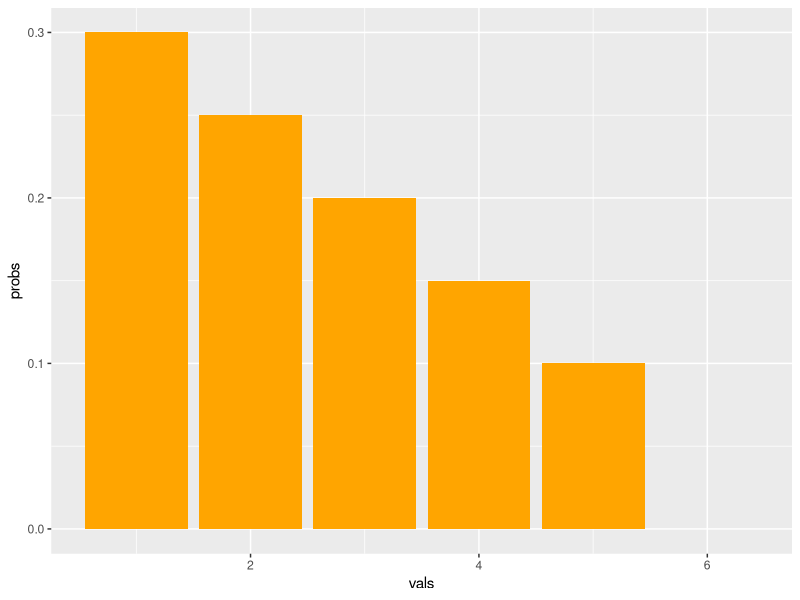
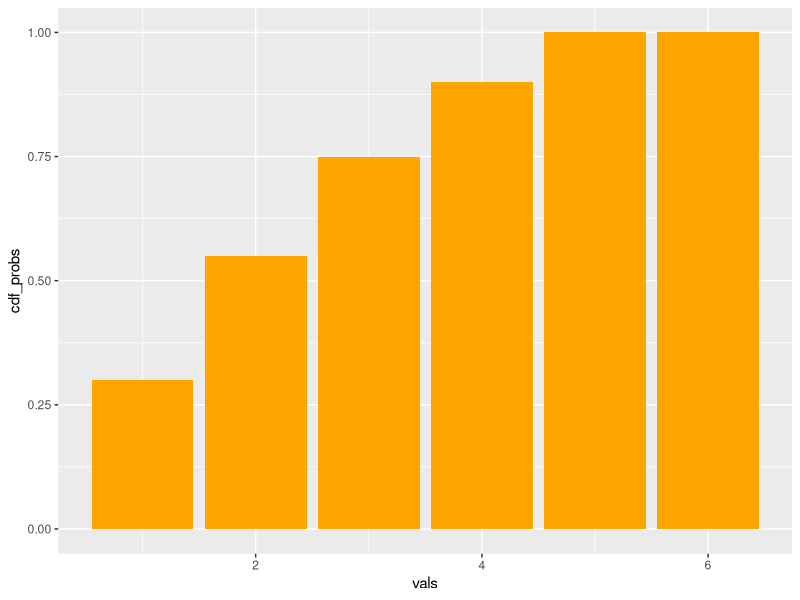
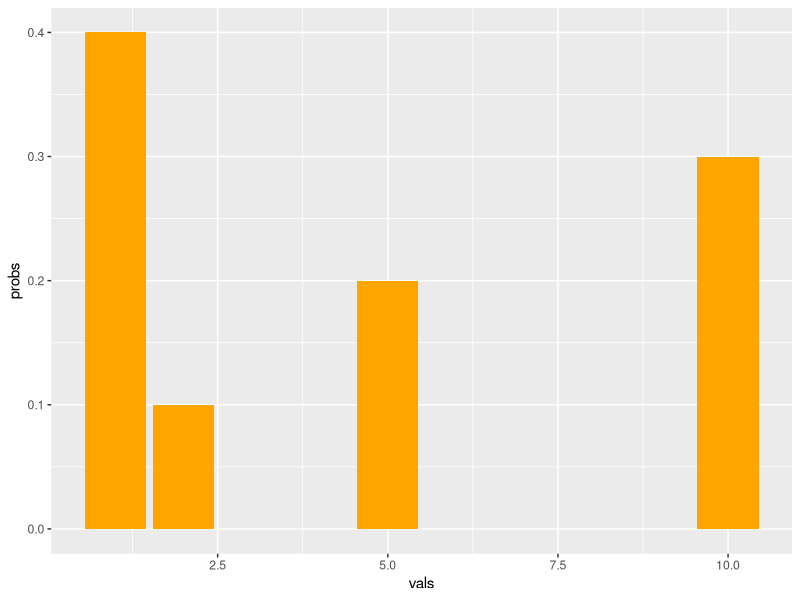
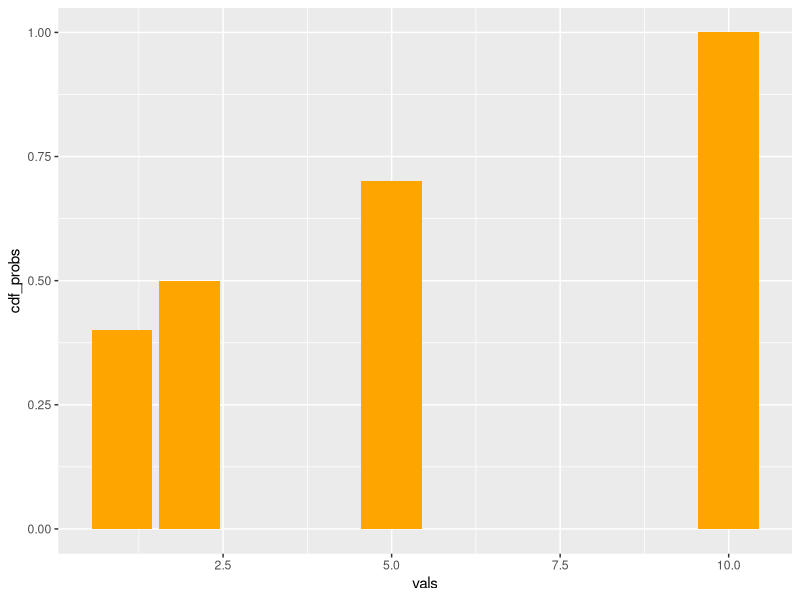

Here is the R script that generated these plots, in order:
## ---- chunk 1
knitr::opts_chunk$set(echo = TRUE)
# install.packages('ggplot2', repos = "https://cran.us.r-project.org")
library(ggplot2)
## ---- chunk 2
vals <- c(1, 3, 4, 6)
probs <- c(.1, .4, .4, .1)
expectation <- sum(vals*probs)
## ---- chunk 3
print(paste("Expected value: ", expectation))
## ---- chunk 4
squared_diff <- (vals - expectation)^2
variance <- sum(squared_diff * probs)
## ---- chunk 5
print(paste("Variance of X: ", variance))
## ---- chunk 6
stddev <- sqrt(variance)
## ---- chunk 7
print(paste("Standard Deviation of X: ", stddev))
## ---- chunk 8
get_probs = function(vals) {
  probs <- vector()
  
  for (i in seq_along(vals)){
    
    if (vals[i] == 6){
      probs[i] <- 0
    } else {
      probs[i] <- (7 - vals[i]) / 20
    }
    
  }
  return(probs)
}

vals = c(1, 2, 3, 4, 5, 6)
probs <- get_probs(vals)
## ---- chunk 9
print(probs)
## ---- chunk 10
frame <- data.frame(vals, probs)
ggplot(data = frame, 
          mapping = aes( x = vals, y = probs)) + geom_col(aes(x=vals, y=probs), fill="orange")
## ---- chunk 11
get_cdf = function(pmf_probs) {
  cdf_probs <- vector()
  
  for (i in seq_along(pmf_probs)){
    
    if (i == 1){
      cdf_probs[i] <- pmf_probs[i]
    } else {
      cdf_probs[i] <- pmf_probs[i] + cdf_probs[i - 1]
    }
    
  }
  
  return(cdf_probs)
}

cdf_probs <- get_cdf(probs)
## ---- chunk 12
print("Value of X's cdf:")
print(cdf_probs)
## ---- chunk 13
frame <- data.frame(vals, cdf_probs)

ggplot(data = frame,
        mapping = aes(x = vals, y = cdf_probs)) + geom_col(aes(x=vals, y=cdf_probs), fill="orange")
## ---- chunk 14
expectation <- sum(vals*probs)
## ---- chunk 15
print(paste("Expected value of X: ", expectation))
## ---- chunk 16
squared_diff <- (vals - expectation)^2
variance <- sum(squared_diff * probs)
## ---- chunk 17
print(paste("Variance of X: ", variance))
## ---- chunk 18
stddev <- sqrt(variance)
## ---- chunk 19
print(paste("Standard deviation of X: ", stddev))
## ---- chunk 20
vals = c(1, 2, 5, 10)
probs <- c((4/10), (1/10), (2/10), (3/10))
## ---- chunk 21
print("Values of X's pmf function:")
print(probs)
## ---- chunk 22
frame <- data.frame(vals, probs)
ggplot(data = frame,
        mapping = aes(x = vals, y = probs)) + geom_col(aes(x=vals, y=probs), fill="orange")
## ---- chunk 23
cdf_probs = get_cdf(probs)
## ---- chunk 24
print("Values of X's cdf:")
print(cdf_probs)
## ---- chunk 25
frame <- data.frame(vals, cdf_probs)
ggplot(data = frame,
        mapping = aes(x = vals, y = cdf_probs)) + geom_col(aes(x=vals, y=cdf_probs), fill="orange")
## ---- chunk 26
expectation <- sum(vals*probs)
## ---- chunk 27
print(paste("Expected value of X: ", expectation))
## ---- chunk 28
squared_diff <- (vals - expectation)^2
variance <- sum(squared_diff * probs)
## ---- chunk 29
print(paste("Variance of X: ", variance))
## ---- chunk 30
stddev <- sqrt(variance)
## ---- chunk 31
print(paste("Standard deviation of X: ", stddev))
## ---- chunk 32
prob <- 1 - pbinom(100, size=110, prob=.96)
## ---- chunk 33
print(paste("The probability that the hotel will turn away a guest: ", prob))
## ---- chunk 34
prob <- 1 - pbinom(12, size=38, p=.2)
## ---- chunk 35
print(paste("The probability that 12 or more calls will be overruled: ", prob))
## ---- chunk 36
prob <- pbinom(0, size=35, p=.02879, lower.tail = FALSE)
## ---- chunk 37
print(paste("Probability of at least one game having at least 12 calls overturned:", prob))
